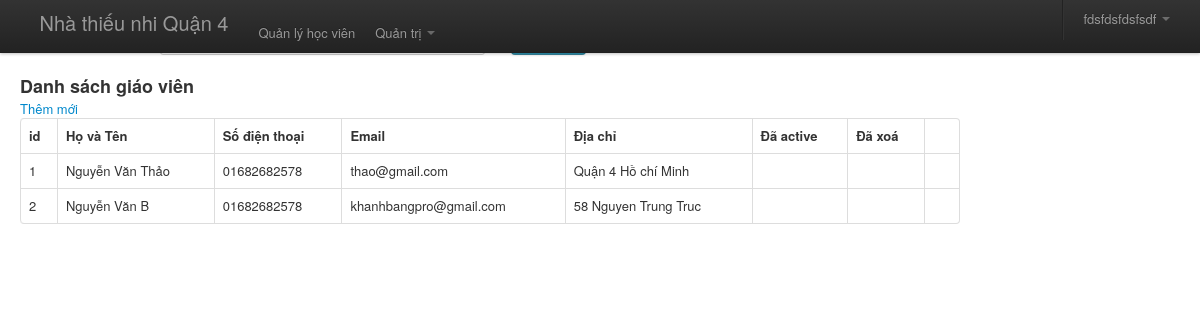
/sourcephp/public_html/index.php, run on the app's committed database.
### tables this page shows
CREATE TABLE `teachers` (
  `id` int(10) unsigned NOT NULL AUTO_INCREMENT,
  `name` varchar(255) NOT NULL,
  `email` varchar(100) DEFAULT NULL,
  `phone` varchar(30) DEFAULT NULL,
  `isactive` tinyint(1) NOT NULL,
  `isdelete` tinyint(1) NOT NULL,
  `created_at` timestamp NULL DEFAULT NULL,
  `updated_at` timestamp NULL DEFAULT NULL,
  `address` varchar(1000) DEFAULT NULL,
  PRIMARY KEY (`id`)
);

### sourcephp/application/modules/default/widgets/Manager/views/teacher_list.php (the view, shortened to what the rows shown need)
<div id="contentwrapper">
        <div class="main_content">
                <div class="span12">
                    <div class="row-fluid sepH_c">
                        <form class="form-horizontal" method="post" id="editTeacherForm">
                        <div class="span12">
                            <table class="table table-bordered">
                                <thead>
                                    <tr>
                                        <th>id</th>
                                        <th>Họ và Tên</th>
                                        <th>Số điện thoại</th>
                                        <th>Email</th>
                                        <th>Địa chỉ</th>
                                        <th>Đã active</th>
                                        <th>Đã xoá</th>
                                        <th></th>
                                    </tr>
                                </thead>
                                <tbody>
                                    <?php if(isset($teachers) && count($teachers) > 0) {
                                foreach ($teachers as $teacher){
                                    echo '<tr>'
                                        .'<td>'.$teacher["id"].'</td>'
                                        .'<td>'.$teacher["name"].'</td>'
                                        .'<td>'.$teacher["phone"].'</td>'
                                        .'<td>'.$teacher["email"].'</td>'
                                        .'<td>'.$teacher["address"].'</td>'
                                        .'<td>'.($teacher["isactive"]==1?'<i class="splashy-check"></i>':'').'</td>'
                                        .'<td>'.($teacher["isdelete"]==1?'<i class="splashy-check"></i>':'').'</td>'
                                        .'<td><a href="/them-giao-vien.html?id='.$teacher["id"].'"><i class="splashy-pencil" style="padding-right:10px"></i></a> '
                                            . '<i class="splashy-remove" rel="'.$teacher["id"].'"></i>'
                                        . '</td>'
                                    .'</tr>';
                                }
                                    }
                                    else {
                                        echo '<tr><td colspan="8">Không có dữ liệu</td></tr>';
                                    }
                                    ?>
                                </tbody>
                            </table>
                        </div>
                        </form>
                    </div>
                </div>
            </div>
        </div>

### data on the page
teachers: id "1", name "Nguyễn Văn Thảo", phone "01682682578", email "thao@gmail.com", address "Quận 4 Hồ chí Minh"
teachers: id "2", name "Nguyễn Văn B", phone "01682682578", email "khanhbangpro@gmail.com", address "58 Nguyen Trung Truc"

### other printed values
$fullname "fdsfdsfdsfsdf"
